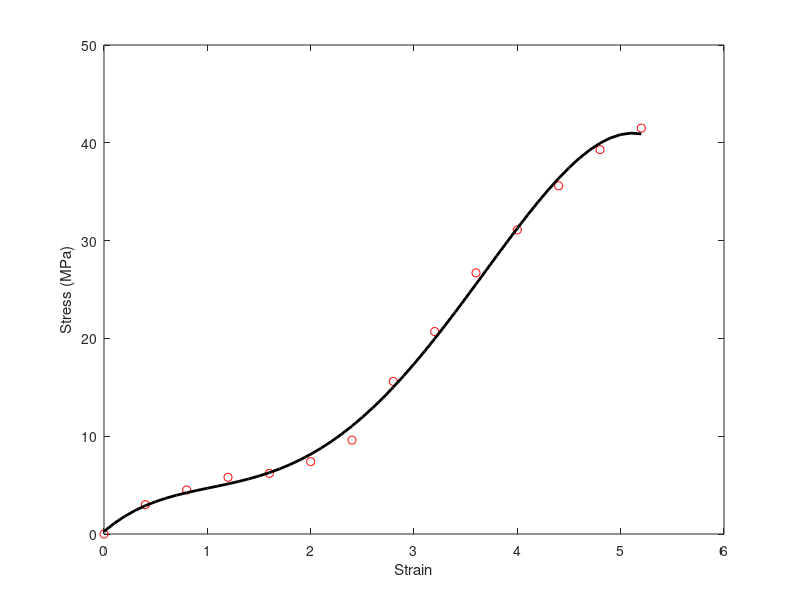

The MATLAB script that drew this image:
clear all
x = 0:0.4:5.2;
y = [0 3 4.5 5.8 6.2 7.4 9.6 15.6 20.7 26.7 31.1 35.6 39.3 41.5];
p = polyfit(x,y,4)
x_temp = 0:0.1:5.2;
y_temp = polyval(p,x_temp);
figure
plot(x,y, 'ro' ,x_temp,y_temp, 'k', 'linewidth',2)
xlabel('Strain')
ylabel('Stress (MPa)')